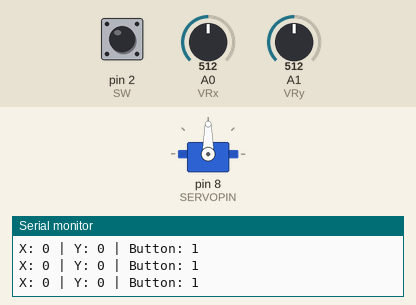
This sketch was run on a simulated Arduino Uno, built with avr-gcc and run on an emulated ATmega328P. Shown: servo, the last lines printed to the serial monitor. The inputs (shaded band) are chosen by the test bench; at power-on: A0 (VRx) = 512, pin 2 (SW) HIGH, A1 (VRy) = 512.

Above: at 1.2 s.
1.3 s: A0 (VRx) set to 535
At 1.48 s:
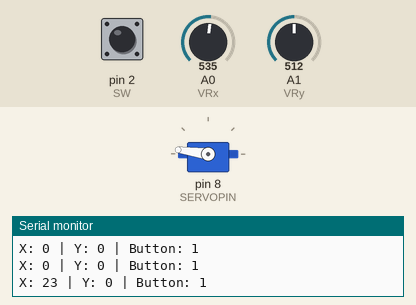
4.3 s: A0 (VRx) set to 511
At 4.5 s:
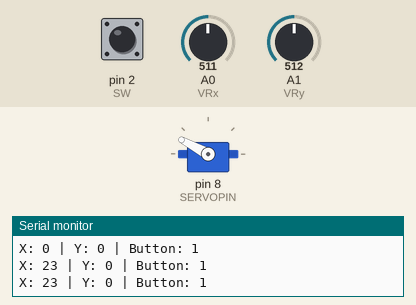
Timing chart, 0 to 13.3 s (numbered marks = the images above; inputs shaded):
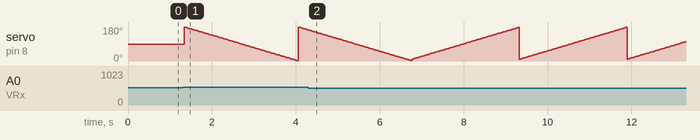

The sketch:

joy_servo_motor.ino
```cpp
#include <Servo.h>

int VRx = A0;
int VRy = A1;
int SW = 2;
int SERVOPIN = 8;

Servo servo;
int angle = 10;  //represent a step for the servo

void setup() {
  Serial.begin(9600);

  pinMode(VRx, INPUT);
  pinMode(VRy, INPUT);
  pinMode(SW, INPUT_PULLUP);
  servo.attach(SERVOPIN);
}

void loop() {
  int xPosition = analogRead(VRx);
  int yPosition = analogRead(VRy);
  int SW_state = digitalRead(SW);
  int x =  map(xPosition, 0, 1023, -512, 512); //remap values for simplicity
  int y = map(yPosition, 0, 1023, -512, 512);

  Serial.print("X: ");
  Serial.print(x);
  Serial.print(" | Y: ");
  Serial.print(y);
  Serial.print(" | Button: ");
  Serial.println(SW_state);

  if (x < 0){
    for(angle = 10; angle < 180; angle++)  {
      servo.write(angle);
      delay(15);
     }
  }

  if (x > 10){
     for(angle = 180; angle > 0; angle--) {
       servo.write(angle);
       delay(15);
     }
  }
}
```

Measured:
- the behaviour switches between 522 and 523 on A0 (VRx) (found by bisection; images 0 and 1)
